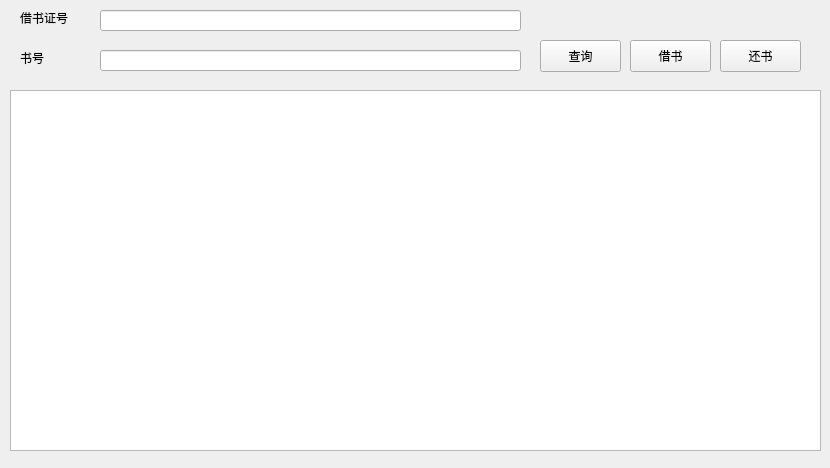
<?xml version="1.0" encoding="UTF-8"?>
<ui version="4.0">
 <class>transact</class>
 <widget class="QWidget" name="transact">
  <property name="geometry">
   <rect>
    <x>0</x>
    <y>0</y>
    <width>830</width>
    <height>468</height>
   </rect>
  </property>
  <property name="windowTitle">
   <string>Form</string>
  </property>
  <widget class="QTableView" name="result">
   <property name="geometry">
    <rect>
     <x>10</x>
     <y>90</y>
     <width>811</width>
     <height>361</height>
    </rect>
   </property>
  </widget>
  <widget class="QLabel" name="label">
   <property name="geometry">
    <rect>
     <x>20</x>
     <y>10</y>
     <width>60</width>
     <height>16</height>
    </rect>
   </property>
   <property name="text">
    <string>借书证号</string>
   </property>
  </widget>
  <widget class="QLabel" name="label_2">
   <property name="geometry">
    <rect>
     <x>20</x>
     <y>50</y>
     <width>60</width>
     <height>16</height>
    </rect>
   </property>
   <property name="text">
    <string>书号</string>
   </property>
  </widget>
  <widget class="QLineEdit" name="cardno">
   <property name="geometry">
    <rect>
     <x>100</x>
     <y>10</y>
     <width>421</width>
     <height>21</height>
    </rect>
   </property>
  </widget>
  <widget class="QLineEdit" name="bookno">
   <property name="geometry">
    <rect>
     <x>100</x>
     <y>50</y>
     <width>421</width>
     <height>21</height>
    </rect>
   </property>
  </widget>
  <widget class="QPushButton" name="queryButton">
   <property name="geometry">
    <rect>
     <x>540</x>
     <y>40</y>
     <width>81</width>
     <height>32</height>
    </rect>
   </property>
   <property name="text">
    <string>查询</string>
   </property>
  </widget>
  <widget class="QPushButton" name="borrow">
   <property name="geometry">
    <rect>
     <x>630</x>
     <y>40</y>
     <width>81</width>
     <height>32</height>
    </rect>
   </property>
   <property name="text">
    <string>借书</string>
   </property>
  </widget>
  <widget class="QPushButton" name="ret">
   <property name="geometry">
    <rect>
     <x>720</x>
     <y>40</y>
     <width>81</width>
     <height>32</height>
    </rect>
   </property>
   <property name="text">
    <string>还书</string>
   </property>
  </widget>
 </widget>
 <resources/>
 <connections/>
</ui>
